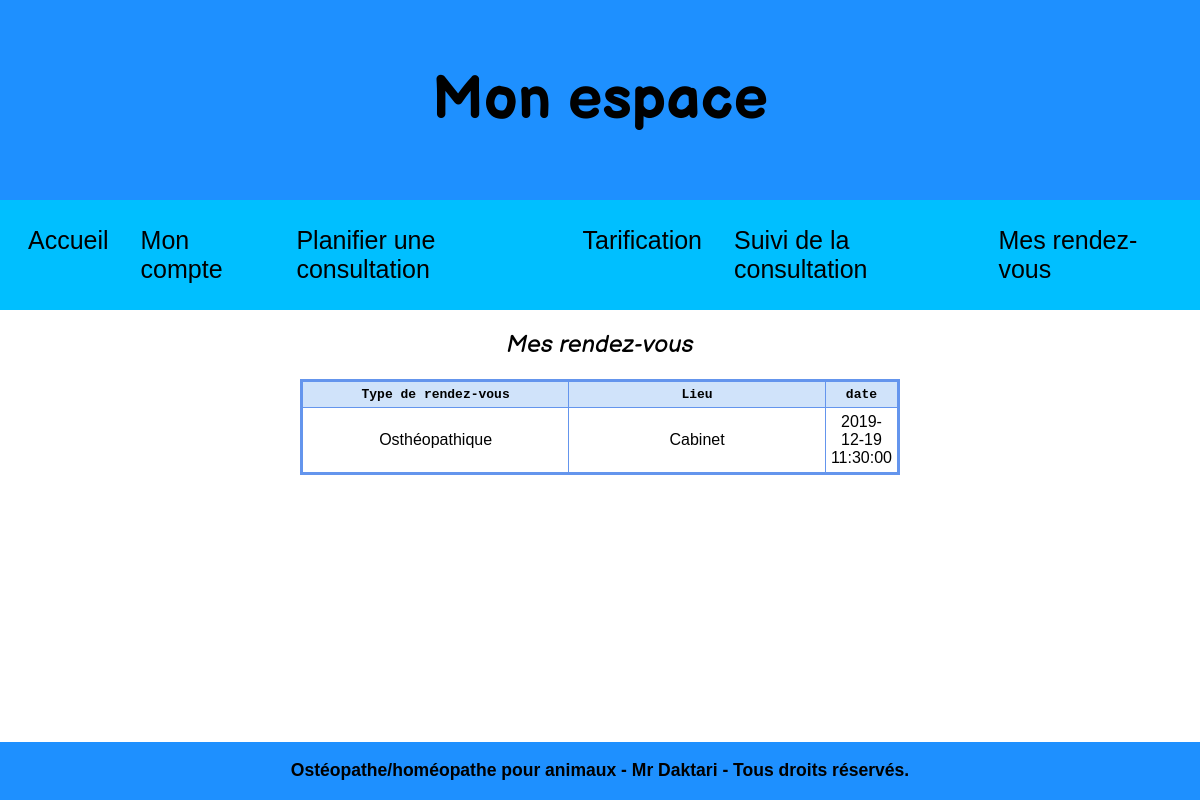
The app's page /rdvClient.php (signed in) with its own data.
### tables this page shows
CREATE TABLE `RENDEZ_VOUS` (
  `id` INT PRIMARY KEY NOT NULL AUTO_INCREMENT,
  `type` VARCHAR(20) NOT NULL,
  `lieu` VARCHAR(30) NOT NULL,
  `date` DATETIME NOT NULL,
  `id_particulier` INT NOT NULL,
  `id_animal` INT NOT NULL,
  FOREIGN KEY (`id_particulier`) REFERENCES `PARTICULIERS`(`id`) ON DELETE CASCADE,
  FOREIGN KEY (`id_animal`) REFERENCES `ANIMAUX_TRAITES`(`id`) ON DELETE CASCADE
);

### rdvClient.php (the view, shortened to what this page needs)
<?php
include_once('connexion.php');
$queryParticulier = $dbh->query("SELECT id_particulier FROM `LOGIN` WHERE utilisateur = '" . $_SESSION['utilisateur'] . "'");
$user = $queryParticulier->fetch();
$userId = $user['id_particulier'];
$queryRdv = $dbh->query("SELECT type, lieu, date FROM `RENDEZ_VOUS` WHERE `id_particulier` = '$userId'");
$rdv = $queryRdv->fetch();
?>
<!DOCTYPE html>
<html>
<head>
    <link rel="stylesheet" type="text/css" href="styles/global.css">
    <link rel="stylesheet" type="text/css" href="styles/rdv.css">
</head>
<body>
    <?php include_once('includes/header.html');
    include_once('includes/menuClient.php');
    ?>
    <main>
        <div class="rdv">
            <h2>Mes rendez-vous</h2>
            <table>
                <tr>
                    <th colspan="3">Type de rendez-vous</th>
                    <th colspan="3">Lieu</th>
                    <th colspan="1">date</th>
                </tr>
                <tr>
                    <td colspan="3"><?php echo $rdv['type'] ?></td>
                    <td colspan="3"><?php echo $rdv['lieu'] ?></td>
                    <td colspan="1"><?php echo $rdv['date'] ?></td>
                </tr>
            </table>
        </div>
    </main>
</body>

### styles/global.css (style rules this page uses)
* { box-sizing: border-box; font-family: "Dyno", "Cycle", Arial, sans-serif; }
h1, h2 { font-family: "Balsamiq Sans", "Dyno", Arial, sans-serif; float: middle; margin-left: auto; margin-right: auto; }
h1 { font-style: normal; font-weight: bold; }
h2 { font-style: italic; font-weight: normal; margin: auto; }
html, body { margin: 0; background-color: white; display: flex; flex-direction: column; height: 100%; }
main { flex: 1 0 auto; }
header { padding: 2%; font-size: 30px; text-align: center; background-color: #1E90FF; color: black; }
footer { padding: 1px; font-size: 15px; text-align: center; background-color: #1E90FF; color: black; display: center; }
table { border: medium solid #6495ed; border-collapse: collapse; }
th { font-family: monospace; border: thin solid #6495ed; width: 50%; padding: 5px; background-color: #D0E3FA; }
td { font-family: sans-serif; border: thin solid #6495ed; width: 50%; padding: 5px; text-align: center; background-color: #ffffff; }

### styles/rdv.css (style rules this page uses)
.rdv { display: flex; flex-direction: column; justify-content: center; align-items: center; }
.rdv h2 { margin-top: 20px; text-align: center; }
table { width: 50%; margin-top: 20px; }

### records on screen
rendez_vous: type "Osthéopathique", lieu "Cabinet", date "2019-12-19 11:30:00"
